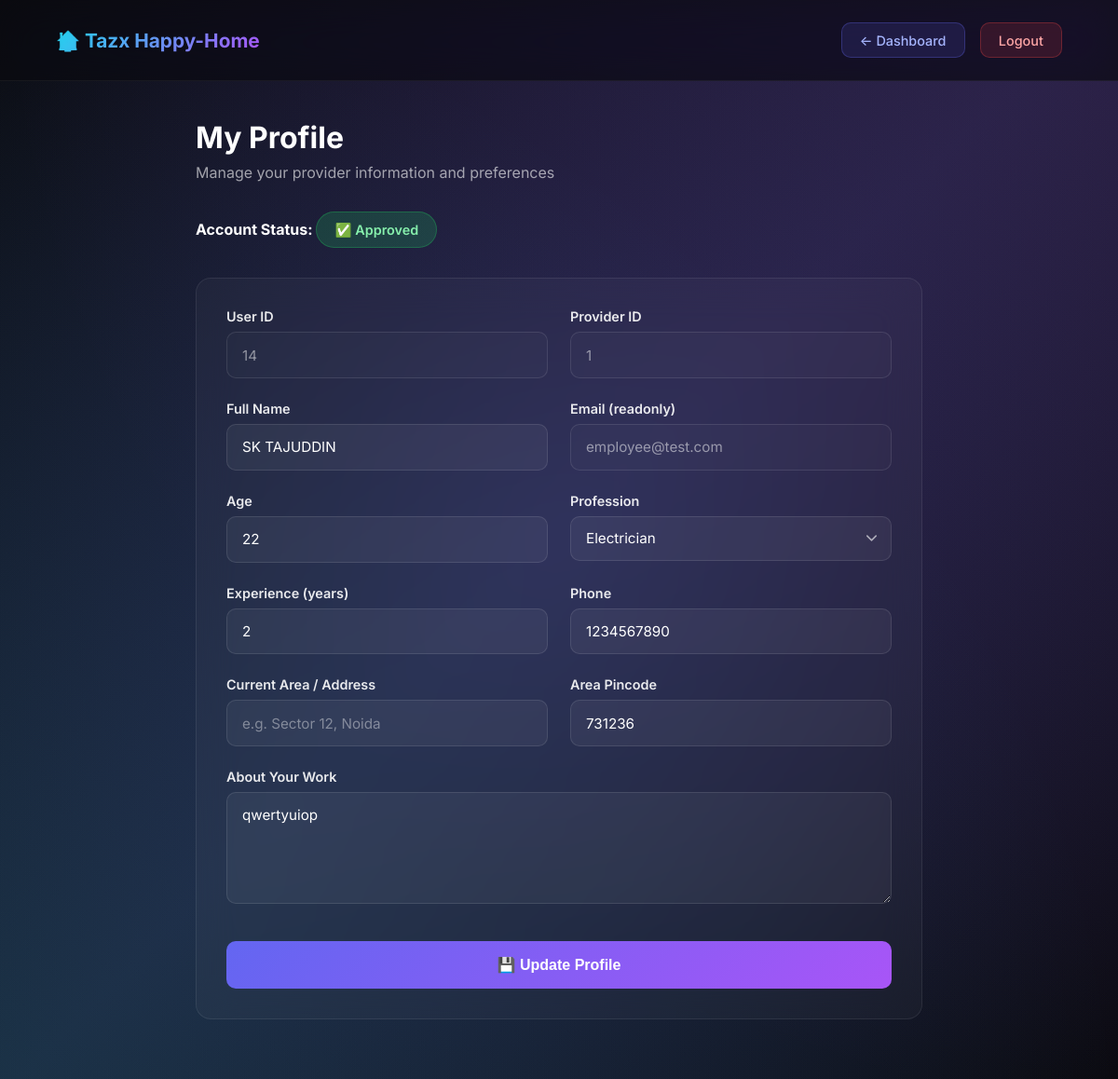
Page /provider/profile.php (signed in) on the committed database.
### tables this page shows
CREATE TABLE `service_providers` (
  `provider_id` int(11) NOT NULL,
  `user_id` int(11) DEFAULT NULL,
  `age` int(11) DEFAULT NULL,
  `specialization` varchar(100) DEFAULT NULL,
  `experience` int(11) DEFAULT NULL,
  `area` varchar(100) DEFAULT NULL,
  `id_proof` varchar(255) DEFAULT NULL,
  `is_approved` tinyint(4) DEFAULT 0,
  `profession` varchar(100) DEFAULT NULL,
  `about_work` text DEFAULT NULL,
  `pincode` varchar(6) DEFAULT NULL,
  `phone` varchar(15) DEFAULT NULL
);

CREATE TABLE `users` (
  `user_id` int(11) NOT NULL,
  `name` varchar(100) NOT NULL,
  `email` varchar(100) NOT NULL,
  `phone` varchar(15) DEFAULT NULL,
  `password` varchar(255) NOT NULL,
  `role` enum('consumer','provider','admin') NOT NULL,
  `status` tinyint(4) DEFAULT 1,
  `created_at` timestamp NOT NULL DEFAULT current_timestamp(),
  `is_active` tinyint(1) NOT NULL DEFAULT 1
);

### provider/profile.php (the view, shortened to what this page needs)
<?php
require_once dirname(__DIR__) . "/config/db.php";
$userId = $_SESSION['user_id'];
$sql = "
SELECT
    u.user_id,
    sp.provider_id,
    u.name, u.email,
    sp.age, sp.profession, sp.about_work,
    sp.experience, sp.area, sp.pincode, sp.phone,
    sp.is_approved
FROM users u
JOIN service_providers sp ON sp.user_id = u.user_id
WHERE u.user_id = ?
";
$stmt = $conn->prepare($sql);
$stmt->bind_param("i", $userId);
$stmt->execute();
$profile = $stmt->get_result()->fetch_assoc();
?>
<!DOCTYPE html>
<html lang="en">
<head>
</head>
<body>
<div class="bg-gradient"></div>
<nav class="navbar" id="navbar">
    <div class="logo">
        🏠 Tazx Happy-Home
    </div>
    <div class="nav-links">
        <a href="home.php" class="nav-btn btn-dashboard">← Dashboard</a>
        <a href="../auth/logout.php" class="nav-btn btn-logout">Logout</a>
    </div>
</nav>
<div class="container">
    <div class="page-header">
        <h1>My Profile</h1>
        <p>Manage your provider information and preferences</p>
    </div>
    <div class="status-container">
        <strong>Account Status: </strong>
        <?php
        if ($profile['is_approved'] == 1) {
            echo '<span class="status-badge status-approved">✅ Approved</span>';
        } elseif ($profile['is_approved'] == -1) {
            echo '<span class="status-badge status-rejected">❌ Rejected</span>';
        } else {
            echo '<span class="status-badge status-pending">⏳ Pending Approval</span>';
        }
        ?>
    </div>
    <div class="form-container">
        <form method="POST">
            <div class="form-grid">
                <div class="form-row">
                    <div class="form-group">
                        <label>User ID</label>
                        <input type="text" value="<?= htmlspecialchars($profile['user_id']) ?>" readonly>
                    </div>
                    <div class="form-group">
                        <label>Provider ID</label>
                        <input type="text" value="<?= htmlspecialchars($profile['provider_id']) ?>" readonly>
                    </div>
                </div>
                <div class="form-row">
                    <div class="form-group">
                        <label>Full Name</label>
                        <input type="text" name="name" required
                               value="<?= htmlspecialchars($profile['name']) ?>">
                    </div>
                    <div class="form-group">
                        <label>Email (readonly)</label>
                        <input type="email" value="<?= htmlspecialchars($profile['email']) ?>" readonly>
                    </div>
                </div>
                <div class="form-row">
                    <div class="form-group">
                        <label>Age</label>
                        <input type="number" name="age" min="18" required
                               value="<?= htmlspecialchars($profile['age']) ?>">
                    </div>
                    <div class="form-group">
                        <label>Profession</label>
                        <select name="profession" required>
                            <?php
                            $professions = [
                                'Electrician',
                                'Plumber',
                                'Carpenter',
                                'Painter',
                                'AC Technician',
                                'Cleaning',
                                'Appliance Repair'
                            ];
                            foreach ($professions as $prof) {
                                $selected = ($profile['profession'] === $prof) ? 'selected' : '';
                                echo "<option value=\"$prof\" $selected>$prof</option>";
                            }
                            ?>
                        </select>
                    </div>
                </div>
                <div class="form-row">
                    <div class="form-group">
                        <label>Experience (years)</label>
                        <input type="number" name="experience" min="0"
                               value="<?= htmlspecialchars($profile['experience']) ?>">
                    </div>
                    <div class="form-group">
                        <label>Phone</label>
                        <input type="text" name="phone"
                               value="<?= htmlspecialchars($profile['phone']) ?>">
                    </div>
                </div>
                <div class="form-row">
                    <div class="form-group">
                        <label>Current Area / Address</label>
                        <input type="text" name="area" placeholder="e.g. Sector 12, Noida"
                               value="<?= htmlspecialchars($profile['area'] ?? '') ?>">
                    </div>
                    <div class="form-group">
                        <label>Area Pincode</label>
                        <input type="text" name="pincode"
                               value="<?= htmlspecialchars($profile['pincode']) ?>">
                    </div>
                </div>
                <div class="form-group">
                    <label>About Your Work</label>
                    <textarea name="about_work" rows="4" placeholder="Describe your expertise and services..."><?= htmlspecialchars($profile['about_work']) ?></textarea>
                </div>
                <button type="submit" class="submit-btn">💾 Update Profile</button>
            </div>
        </form>
    </div>
</div>
</body>
</html>

### provider/profile.php (style rules this page uses)
* { margin: 0; padding: 0; box-sizing: border-box; }
body { font-family: 'Inter', -apple-system, BlinkMacSystemFont, sans-serif; background: #0a0a0f; color: #ffffff; min-height: 100vh; overflow-x: hidden; }
.bg-gradient { position: fixed; top: 0; left: 0; width: 100%; height: 100%; z-index: -1; background: linear-gradient(135deg, #0a0a0f 0%, #1a1a2e 50%, #0a0a0f 100%); }
.bg-gradient::before { content: ''; position: absolute; top: -50%; left: -50%; width: 200%; height: 200%; background: radial-gradient(circle at 50% 50%, rgba(99, 102, 241, 0.15) 0%, transparent 50%), radial-gradient(circle at 80% 20%, rgba(168, 85, 247, 0.15) 0%, transparent 50%), radial-gradient(circle at 20% 80%, rgba(34, 211, 238, 0.15) 0%, transparent 50%); animation: floatGradient 20s ease-in-out infinite; }
.navbar { position: fixed; top: 0; width: 100%; padding: 1.5rem 5%; background: rgba(10, 10, 15, 0.7); backdrop-filter: blur(20px) saturate(180%); border-bottom: 1px solid rgba(255, 255, 255, 0.05); display: flex; justify-content: space-between; align-items: center; z-index: 1000; transition: all 0.3s ease; }
.logo { font-weight: 700; font-size: 1.3rem; background: linear-gradient(135deg, #22d3ee, #a855f7); -webkit-background-clip: text; -webkit-text-fill-color: transparent; background-clip: text; display: flex; align-items: center; gap: 0.5rem; }
.nav-links { display: flex; align-items: center; gap: 1rem; }
.nav-btn { padding: 0.6rem 1.2rem; border-radius: 10px; text-decoration: none; font-weight: 500; font-size: 0.9rem; transition: all 0.3s ease; }
.btn-dashboard { background: rgba(99, 102, 241, 0.15); color: #a5b4fc; border: 1px solid rgba(99, 102, 241, 0.3); }
.btn-logout { background: rgba(239, 68, 68, 0.15); color: #fca5a5; border: 1px solid rgba(239, 68, 68, 0.3); }
.container { padding: 8rem 5% 4rem; max-width: 900px; margin: auto; }
.page-header { margin-bottom: 2rem; animation: fadeUp 0.6s ease; }
.page-header h1 { font-size: 2rem; font-weight: 700; margin-bottom: 0.5rem; }
.page-header p { color: rgba(255, 255, 255, 0.6); font-size: 1rem; }
.status-container { margin-bottom: 2rem; animation: fadeUp 0.6s ease 0.1s backwards; }
.status-badge { display: inline-block; padding: 0.6rem 1.2rem; border-radius: 20px; font-size: 0.9rem; font-weight: 600; }
.status-approved { background: rgba(34, 197, 94, 0.2); color: #86efac; border: 1px solid rgba(34, 197, 94, 0.3); }
.form-container { background: rgba(255, 255, 255, 0.03); backdrop-filter: blur(20px); border: 1px solid rgba(255, 255, 255, 0.08); border-radius: 16px; padding: 2rem; animation: fadeUp 0.6s ease 0.3s backwards; }
.form-grid { display: grid; gap: 1.5rem; }
.form-group { display: flex; flex-direction: column; gap: 0.5rem; }
.form-row { display: grid; grid-template-columns: 1fr 1fr; gap: 1.5rem; }
label { font-weight: 600; font-size: 0.9rem; color: rgba(255, 255, 255, 0.9); }
input, textarea, select { width: 100%; padding: 0.9rem 1rem; background: rgba(255, 255, 255, 0.05); border: 1px solid rgba(255, 255, 255, 0.1); border-radius: 10px; color: #ffffff; font-size: 0.95rem; font-family: 'Inter', sans-serif; transition: all 0.3s ease; }
input:read-only { background: rgba(255, 255, 255, 0.02); cursor: not-allowed; color: rgba(255, 255, 255, 0.5); }
textarea { resize: vertical; min-height: 120px; }
select { cursor: pointer; appearance: none; background-repeat: no-repeat; background-position: right 0.7rem center; background-size: 1.2rem; padding-right: 2.5rem; }
select option { background: #1a1a2e; color: #ffffff; padding: 0.5rem; }
input::placeholder, textarea::placeholder { color: rgba(255, 255, 255, 0.4); }
.submit-btn { margin-top: 1rem; padding: 1rem 2rem; background: linear-gradient(135deg, #6366f1, #a855f7); color: #ffffff; border: none; border-radius: 10px; font-size: 1rem; font-weight: 600; cursor: pointer; transition: all 0.3s ease; width: 100%; }

### rows in the picture
service_providers: user.user_id "14", provider_id "1", name "SK TAJUDDIN", user.email "employee@test.com", age "22", experience "2", phone "1234567890", pincode "731236", about_work "qwertyuiop"

### other values in the picture
form field profession "Electrician"
